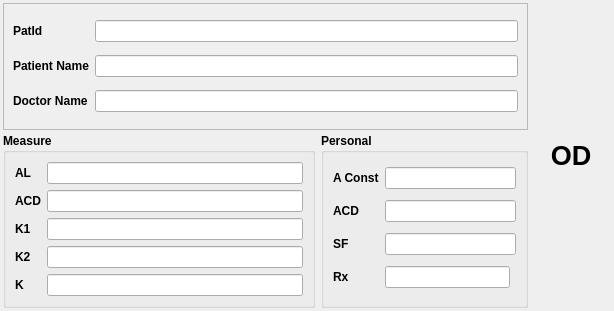
<?xml version="1.0" encoding="UTF-8"?>
<ui version="4.0">
 <class>calculator_patient</class>
 <widget class="QWidget" name="calculator_patient">
  <property name="geometry">
   <rect>
    <x>0</x>
    <y>0</y>
    <width>614</width>
    <height>311</height>
   </rect>
  </property>
  <property name="windowTitle">
   <string>Form</string>
  </property>
  <layout class="QGridLayout" name="gridLayout" columnstretch="3,0,0,0">
   <property name="leftMargin">
    <number>3</number>
   </property>
   <property name="topMargin">
    <number>3</number>
   </property>
   <property name="rightMargin">
    <number>3</number>
   </property>
   <property name="bottomMargin">
    <number>3</number>
   </property>
   <property name="spacing">
    <number>3</number>
   </property>
   <item row="1" column="2">
    <widget class="QGroupBox" name="groupBox_4">
     <property name="font">
      <font>
       <weight>75</weight>
       <bold>true</bold>
      </font>
     </property>
     <property name="title">
      <string>Personal</string>
     </property>
     <layout class="QGridLayout" name="gridLayout_3">
      <item row="1" column="0">
       <widget class="QLabel" name="label_17">
        <property name="font">
         <font>
          <weight>75</weight>
          <bold>true</bold>
         </font>
        </property>
        <property name="text">
         <string>ACD</string>
        </property>
       </widget>
      </item>
      <item row="2" column="1" colspan="2">
       <widget class="leAddZero" name="leSF_personal"/>
      </item>
      <item row="1" column="1" colspan="2">
       <widget class="leAddZero" name="leACD_personal"/>
      </item>
      <item row="0" column="0">
       <widget class="QLabel" name="label_14">
        <property name="font">
         <font>
          <weight>75</weight>
          <bold>true</bold>
         </font>
        </property>
        <property name="text">
         <string>A Const</string>
        </property>
       </widget>
      </item>
      <item row="0" column="1" colspan="2">
       <widget class="leAddZero" name="leAConst_personal"/>
      </item>
      <item row="2" column="0">
       <widget class="QLabel" name="label_16">
        <property name="font">
         <font>
          <weight>75</weight>
          <bold>true</bold>
         </font>
        </property>
        <property name="text">
         <string>SF</string>
        </property>
       </widget>
      </item>
      <item row="3" column="0">
       <widget class="QLabel" name="label_15">
        <property name="font">
         <font>
          <weight>75</weight>
          <bold>true</bold>
         </font>
        </property>
        <property name="text">
         <string>Rx</string>
        </property>
       </widget>
      </item>
      <item row="3" column="1">
       <widget class="leAddZero" name="leRx_personal"/>
      </item>
     </layout>
    </widget>
   </item>
   <item row="0" column="0" colspan="3">
    <widget class="QFrame" name="frame">
     <property name="font">
      <font>
       <weight>75</weight>
       <bold>true</bold>
      </font>
     </property>
     <property name="frameShape">
      <enum>QFrame::StyledPanel</enum>
     </property>
     <property name="frameShadow">
      <enum>QFrame::Raised</enum>
     </property>
     <layout class="QGridLayout" name="gridLayout_2">
      <item row="2" column="0">
       <widget class="QLabel" name="label_3">
        <property name="font">
         <font>
          <weight>75</weight>
          <bold>true</bold>
         </font>
        </property>
        <property name="text">
         <string>Doctor Name</string>
        </property>
       </widget>
      </item>
      <item row="0" column="0">
       <widget class="QLabel" name="label">
        <property name="font">
         <font>
          <weight>75</weight>
          <bold>true</bold>
         </font>
        </property>
        <property name="text">
         <string>PatId</string>
        </property>
       </widget>
      </item>
      <item row="1" column="0">
       <widget class="QLabel" name="label_2">
        <property name="font">
         <font>
          <weight>75</weight>
          <bold>true</bold>
         </font>
        </property>
        <property name="text">
         <string>Patient Name</string>
        </property>
       </widget>
      </item>
      <item row="0" column="1">
       <widget class="leAddZero" name="lineEdit"/>
      </item>
      <item row="1" column="1">
       <widget class="leAddZero" name="lineEdit_2"/>
      </item>
      <item row="2" column="1">
       <widget class="leAddZero" name="lineEdit_3"/>
      </item>
     </layout>
    </widget>
   </item>
   <item row="1" column="0">
    <widget class="QGroupBox" name="groupBox">
     <property name="font">
      <font>
       <weight>75</weight>
       <bold>true</bold>
      </font>
     </property>
     <property name="title">
      <string>Measure</string>
     </property>
     <layout class="QGridLayout" name="gridLayout_5">
      <item row="2" column="0">
       <widget class="QLabel" name="label_5">
        <property name="font">
         <font>
          <weight>75</weight>
          <bold>true</bold>
         </font>
        </property>
        <property name="text">
         <string>K1</string>
        </property>
       </widget>
      </item>
      <item row="3" column="0">
       <widget class="QLabel" name="label_6">
        <property name="font">
         <font>
          <weight>75</weight>
          <bold>true</bold>
         </font>
        </property>
        <property name="text">
         <string>K2</string>
        </property>
       </widget>
      </item>
      <item row="0" column="0">
       <widget class="QLabel" name="label_4">
        <property name="font">
         <font>
          <weight>75</weight>
          <bold>true</bold>
         </font>
        </property>
        <property name="text">
         <string>AL</string>
        </property>
       </widget>
      </item>
      <item row="4" column="0">
       <widget class="QLabel" name="label_7">
        <property name="font">
         <font>
          <weight>75</weight>
          <bold>true</bold>
         </font>
        </property>
        <property name="text">
         <string>K</string>
        </property>
       </widget>
      </item>
      <item row="1" column="0">
       <widget class="QLabel" name="label_8">
        <property name="font">
         <font>
          <weight>75</weight>
          <bold>true</bold>
         </font>
        </property>
        <property name="text">
         <string>ACD</string>
        </property>
       </widget>
      </item>
      <item row="1" column="1">
       <widget class="leAddZero" name="leACD_measure"/>
      </item>
      <item row="0" column="1">
       <widget class="leAddZero" name="leAL_measure"/>
      </item>
      <item row="2" column="1">
       <widget class="leAddZero" name="leK1"/>
      </item>
      <item row="3" column="1">
       <widget class="leAddZero" name="leK2"/>
      </item>
      <item row="4" column="1">
       <widget class="leAddZero" name="leK"/>
      </item>
     </layout>
    </widget>
   </item>
   <item row="0" column="3" rowspan="2">
    <widget class="QPushButton" name="pbSide">
     <property name="sizePolicy">
      <sizepolicy hsizetype="Expanding" vsizetype="Expanding">
       <horstretch>0</horstretch>
       <verstretch>0</verstretch>
      </sizepolicy>
     </property>
     <property name="font">
      <font>
       <pointsize>20</pointsize>
       <weight>75</weight>
       <bold>true</bold>
       <stylestrategy>PreferAntialias</stylestrategy>
      </font>
     </property>
     <property name="text">
      <string>OD</string>
     </property>
     <property name="default">
      <bool>true</bool>
     </property>
     <property name="flat">
      <bool>true</bool>
     </property>
    </widget>
   </item>
  </layout>
 </widget>
 <customwidgets>
  <customwidget>
   <class>leAddZero</class>
   <extends>QLineEdit</extends>
   <header location="global">leaddzero.h</header>
  </customwidget>
 </customwidgets>
 <resources/>
 <connections/>
</ui>
